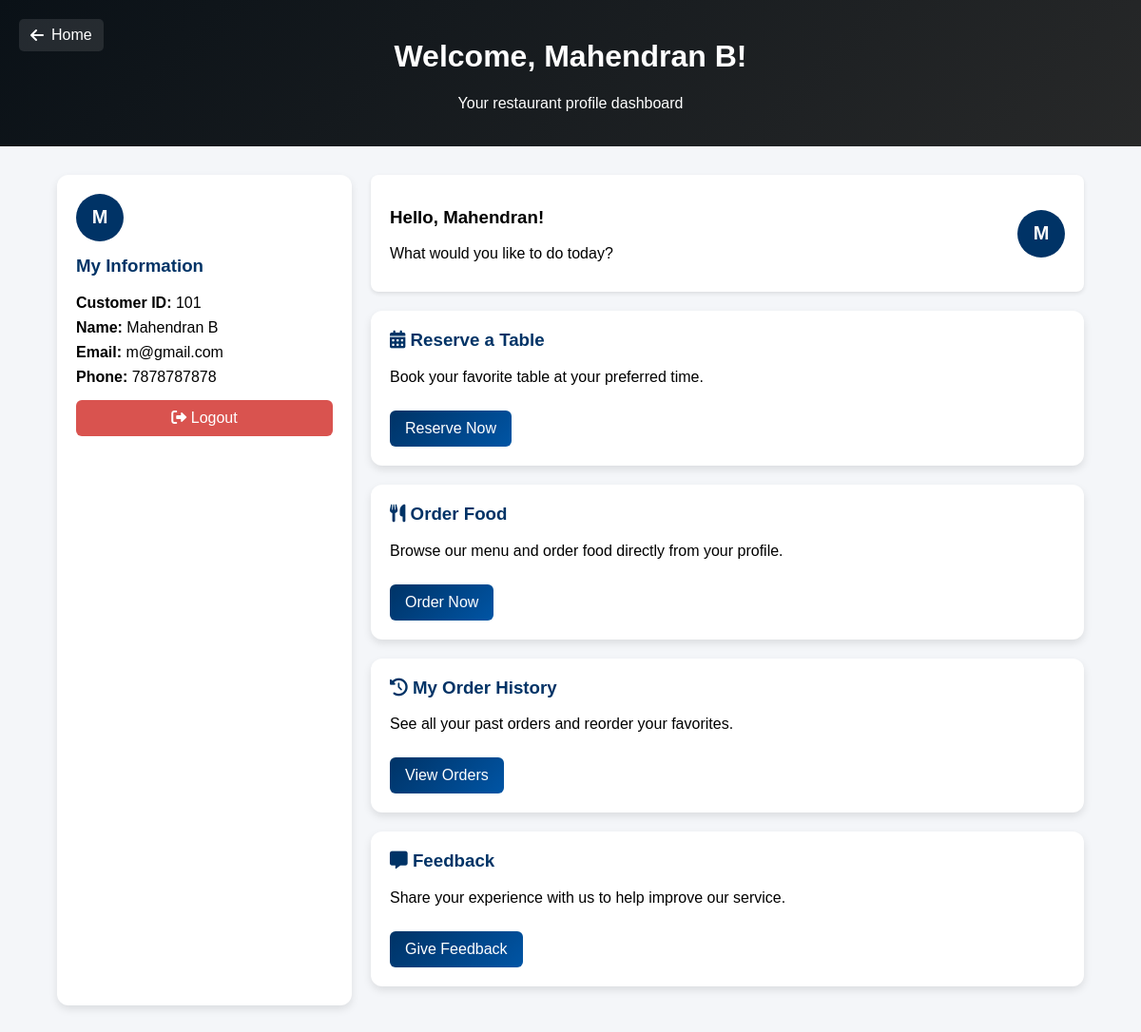
The app's page /profile.php (signed in) with its own data.
### tables this page shows
CREATE TABLE `users` (
  `id` int(11) NOT NULL,
  `customerId` varchar(50) NOT NULL,
  `first_name` varchar(100) NOT NULL,
  `last_name` varchar(100) NOT NULL,
  `phone` varchar(20) NOT NULL,
  `email` varchar(100) NOT NULL,
  `password` varchar(255) NOT NULL,
  `role` enum('user','admin') NOT NULL DEFAULT 'user',
  `created_at` timestamp NOT NULL DEFAULT current_timestamp()
);

### profile.php (the view, shortened to what this page needs)
<?php
require_once "config.php";
$user_id = $_SESSION['user_id'];
$stmt = $conn->prepare("SELECT id, customerId, first_name, last_name, email, phone FROM users WHERE id = ?");
$stmt->bind_param("i", $user_id);
$stmt->execute();
$result = $stmt->get_result();
if ($result->num_rows === 1) {
    $user = $result->fetch_assoc();
} else {
    session_destroy();
    header("Location: login.php");
    exit();
}
?>
<!DOCTYPE html>
<html lang="en">
<head>
    <link rel="stylesheet" href="https://cdnjs.cloudflare.com/ajax/libs/font-awesome/6.0.0/css/all.min.css">
</head>
<body>
    <div class="header">
        <a href="home.php" class="back-to-home">
            <i class="fas fa-arrow-left"></i> Home
        </a>
        <h1>Welcome, <?= htmlspecialchars($user['first_name'] . " " . $user['last_name']); ?>!</h1>
        <p>Your restaurant profile dashboard</p>
    </div>
    <div class="profile-container">
        <div class="sidebar">
            <div style="text-align: center; margin-bottom: 15px;">
                <div class="user-avatar">
                    <?= strtoupper(substr($user['first_name'], 0, 1)) ?>
                </div>
            </div>
            <h3>My Information</h3>
            <p><b>Customer ID:</b> <?= htmlspecialchars($user['customerId']); ?></p>
            <p><b>Name:</b> <?= htmlspecialchars($user['first_name'] . " " . $user['last_name']); ?></p>
            <p><b>Email:</b> <?= htmlspecialchars($user['email']); ?></p>
            <p><b>Phone:</b> <?= htmlspecialchars($user['phone']); ?></p>
            <a href="logout.php" class="logout">
                <i class="fas fa-sign-out-alt"></i> Logout
            </a>
        </div>
        <div class="main-content">
            <div class="welcome-message">
                <div>
                    <h3>Hello, <?= htmlspecialchars($user['first_name']); ?>!</h3>
                    <p>What would you like to do today?</p>
                </div>
                <div class="user-avatar" style="margin-left: 20px;">
                    <?= strtoupper(substr($user['first_name'], 0, 1)) ?>
                </div>
            </div>
            <div class="card">
                <h3><i class="fas fa-calendar-alt"></i> Reserve a Table</h3>
                <p>Book your favorite table at your preferred time.</p>
                <a href="reservation.php">Reserve Now</a>
            </div>
            <div class="card">
                <h3><i class="fas fa-utensils"></i> Order Food</h3>
                <p>Browse our menu and order food directly from your profile.</p>
                <a href="menu.php">Order Now</a>
            </div>
            <div class="card">
                <h3><i class="fas fa-history"></i> My Order History</h3>
                <p>See all your past orders and reorder your favorites.</p>
                <a href="customer_order_history.php">View Orders</a>
            </div>
            <div class="card">
                <h3><i class="fas fa-comment-alt"></i> Feedback</h3>
                <p>Share your experience with us to help improve our service.</p>
                <a href="feedback.php">Give Feedback</a>
            </div>
        </div>
    </div>
</body>
</html>

### profile.php (style rules this page uses)
body { font-family: Arial, sans-serif; margin: 0; background: #f4f6f9; }
.header { background: linear-gradient(135deg, #0a1117ff, #070808dc); color: white; padding: 20px; text-align: center; position: relative; }
.profile-container { display: flex; width: 90%; margin: 30px auto; }
.sidebar { width: 25%; background: #fff; border-radius: 12px; padding: 20px; box-shadow: 0 4px 8px rgba(0,0,0,0.1); }
.sidebar h3 { margin-top: 0; color: #003366; }
.sidebar p { margin: 8px 0; }
.sidebar .logout { display: block; margin-top: 15px; padding: 10px; text-align: center; background: #d9534f; color: white; border-radius: 6px; text-decoration: none; }
.main-content { flex: 1; margin-left: 20px; }
.card { background: #fff; padding: 20px; margin-bottom: 20px; border-radius: 12px; box-shadow: 0 4px 8px rgba(0,0,0,0.1); }
.card h3 { margin-top: 0; color: #003366; }
.card a { display: inline-block; margin-top: 10px; padding: 10px 16px; background: linear-gradient(135deg, #003366, #0055a5); color: white; text-decoration: none; border-radius: 6px; transition: background 0.3s; }
.welcome-message { background: white; padding: 15px 20px; border-radius: 8px; margin-bottom: 20px; box-shadow: 0 2px 4px rgba(0,0,0,0.1); display: flex; justify-content: space-between; align-items: center; }
.user-avatar { width: 50px; height: 50px; border-radius: 50%; background: #003366; color: white; display: flex; align-items: center; justify-content: center; font-weight: bold; font-size: 20px; }
.back-to-home { position: absolute; top: 20px; left: 20px; display: flex; align-items: center; color: white; text-decoration: none; font-size: 16px; padding: 8px 12px; border-radius: 5px; background-color: rgba(255, 255, 255, 0.1); transition: background-color 0.3s ease; }
.back-to-home i { margin-right: 8px; }

### records on screen
users: first_name+last_name "Mahendran B", first_name "M", customerId "101", email "m@gmail.com", phone "7878787878", first_name "Mahendran"
